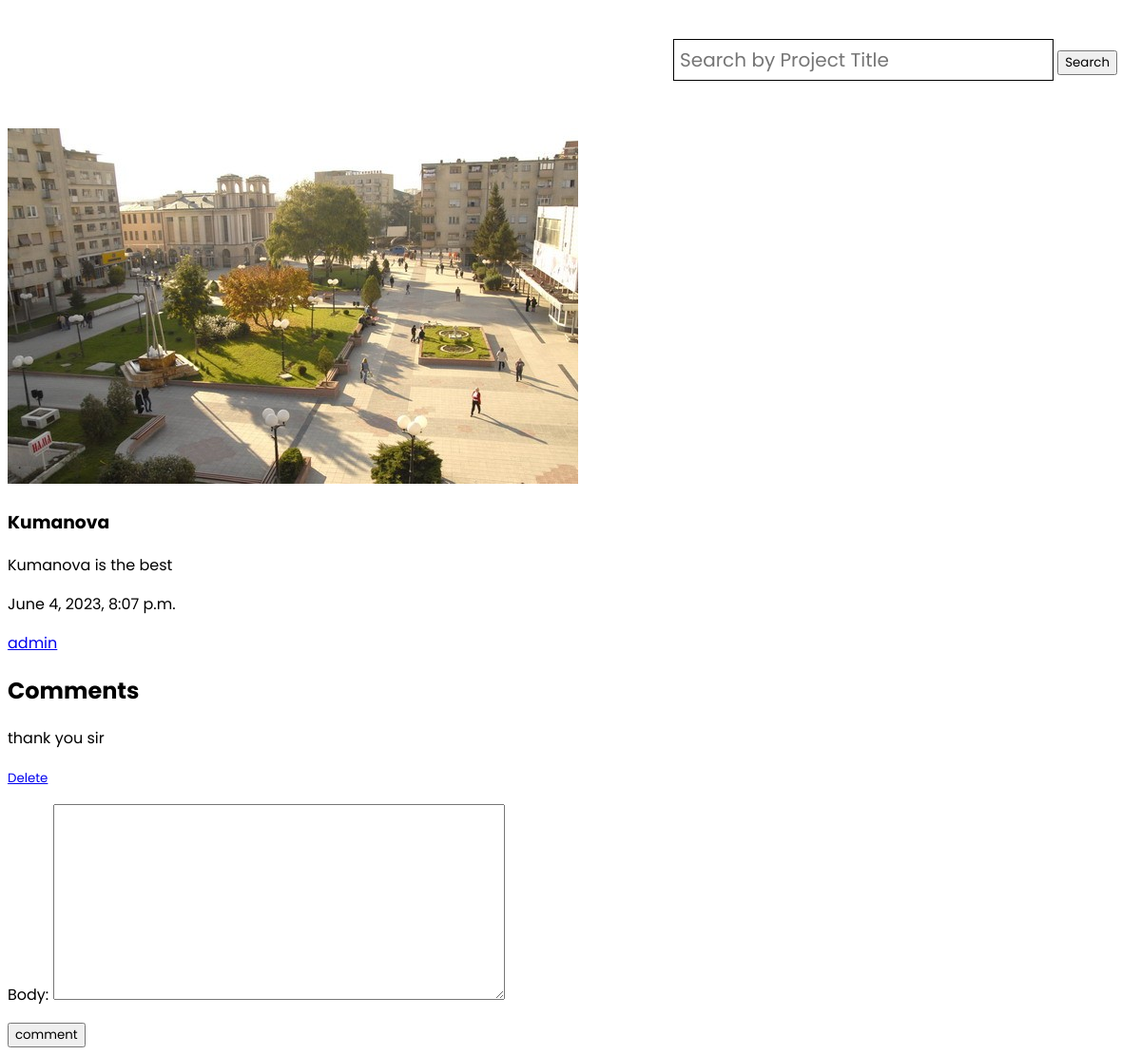
Page /post/fcf4330b-c3e9-461f-ac31-43ec3b7bba29/ (signed in) on the committed database.
### posts/models.py (models this page shows, shortened)
class Posts(models.Model):
    owner = models.ForeignKey(Profile, on_delete=models.CASCADE)
    title = models.CharField(max_length=255)
    caption = models.TextField(blank=True, null=True)
    file = models.FileField(upload_to="media/files", default="")
    likes = models.IntegerField(default=0)
    comments = models.ForeignKey(
        "Comment", on_delete=models.CASCADE, null=True, blank=True
    )
    created = models.DateTimeField(auto_now_add=True)
    id = models.UUIDField(
        default=uuid.uuid4, unique=True, primary_key=True, editable=False
    )
    class Meta:
        ordering = ["-created"]

class Comment(models.Model):
    user = models.ForeignKey(User, null=True, blank=True, on_delete=models.CASCADE)
    post = models.ForeignKey(Posts, null=True, blank=True, on_delete=models.CASCADE)
    body = models.TextField()
    created = models.DateTimeField(auto_now_add=True)
    id = models.UUIDField(
        default=uuid.uuid4, unique=True, primary_key=True, editable=False
    )
    def __str__(self):
        return self.body

### users/models.py (models this page shows)
class Profile(models.Model):
    user = models.OneToOneField(User , on_delete=models.CASCADE)
    username = models.CharField(max_length = 25 , unique=True)
    email = models.EmailField(blank=True , null=True)
    name = models.CharField(max_length=30 , blank=True , null=True)
    profile_image = models.ImageField(blank=True , null=True, upload_to='profiles/', default='images/profiles/user-default.png')
    bio = models.TextField(blank=True , null=True)
    created = models.DateTimeField(auto_now_add = True)
    id = models.UUIDField(default=uuid.uuid4 , unique=True ,
                        primary_key=True , editable=False)
    def __str__(self):
        return self.username

### posts/views.py (the view, shortened to what this page needs)
# urls.py: path("post/<str:pk>/", views.singlePost, name="singlePost"),
def singlePost(request, pk):
    post = Posts.objects.get(id=pk)
    comments = post.comment_set.all()
    commentForm = CommentForm()
    context = {"post": post, "comments": comments, "commentForm": commentForm}
    return render(request, "posts/singelPost.html", context)

### posts/forms.py
class CommentForm(ModelForm):
    class Meta:
        model = Comment
        fields = ["body"]

### posts/templates/posts/singelPost.html (shortened to what this page needs)
{% extends 'main.html' %}
{% block content %}
<img src="{{post.file.url}}" />
<h3>{{post.title}}</h3>
{% if post.caption %}
<p>{{post.caption}}</p>
{% endif %}
<p>{{post.created}}</p>
<p><a href="profile.html">{{post.owner}}</a></p>
<h2>Comments</h2>
{% for comment in comments %}
    <p>{{comment}}</p>
    {% if user.id == comment.user.pk or post.owner == request.user.profile %}
        <small><a href="{% url 'delete-comment' comment.pk %}">Delete</a></small>
    {% endif %}
{% endfor %}
<form action="" method="post">
    {{ commentForm.as_p }}
    <input type="submit" value="comment">
</form>
{% endblock content %}

### static/styles/navbar.css (style rules this page uses)
* { font-family: 'Poppins', sans-serif; }

### rows in the picture
Posts: file (picture), title "Kumanova", caption "Kumanova is the best", created "June 4, 2023, 8:07 p.m.", owner "admin"
Comment: body "thank you sir", shows "Delete"
